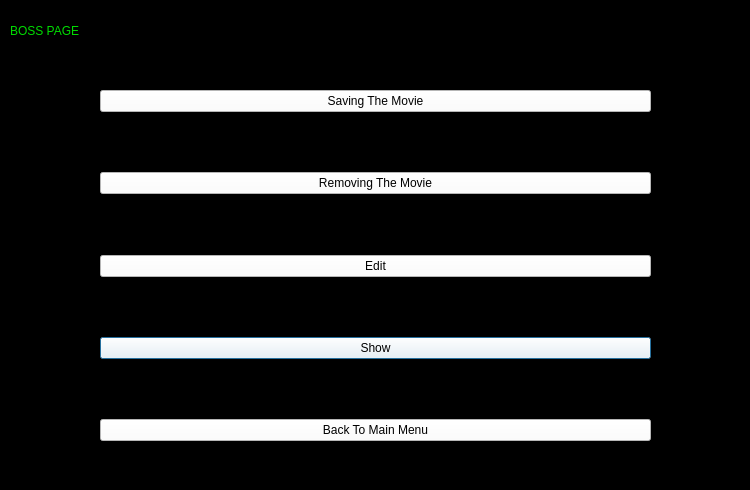
<?xml version="1.0" encoding="UTF-8"?>
<ui version="4.0">
 <class>Boss_page</class>
 <widget class="QDialog" name="Boss_page">
  <property name="geometry">
   <rect>
    <x>0</x>
    <y>0</y>
    <width>750</width>
    <height>490</height>
   </rect>
  </property>
  <property name="windowTitle">
   <string>Dialog</string>
  </property>
  <property name="styleSheet">
   <string notr="true">background-color: rgb(0, 0, 0);</string>
  </property>
  <widget class="QWidget" name="formLayoutWidget">
   <property name="geometry">
    <rect>
     <x>100</x>
     <y>90</y>
     <width>551</width>
     <height>351</height>
    </rect>
   </property>
   <layout class="QFormLayout" name="formLayout">
    <item row="6" column="0" colspan="2">
     <widget class="QPushButton" name="pushButton_4">
      <property name="styleSheet">
       <string notr="true">font: 13pt &quot;Pristina&quot;;
color: rgb(0, 0, 0);
background-color: rgb(255, 255, 255);
</string>
      </property>
      <property name="text">
       <string>Show</string>
      </property>
     </widget>
    </item>
    <item row="4" column="0" colspan="2">
     <widget class="QPushButton" name="pushButton_3">
      <property name="styleSheet">
       <string notr="true">font: 13pt &quot;Pristina&quot;;
color: rgb(0, 0, 0);
background-color: rgb(255, 255, 255);
</string>
      </property>
      <property name="text">
       <string>Edit</string>
      </property>
     </widget>
    </item>
    <item row="2" column="0" colspan="2">
     <widget class="QPushButton" name="pushButton_2">
      <property name="styleSheet">
       <string notr="true">font: 13pt &quot;Pristina&quot;;
color: rgb(0, 0, 0);
background-color: rgb(255, 255, 255);
</string>
      </property>
      <property name="text">
       <string>Removing The Movie</string>
      </property>
     </widget>
    </item>
    <item row="0" column="0" colspan="2">
     <widget class="QPushButton" name="pushButton">
      <property name="styleSheet">
       <string notr="true">font: 13pt &quot;Pristina&quot;;
color: rgb(0, 0, 0);
background-color: rgb(255, 255, 255);
</string>
      </property>
      <property name="text">
       <string>Saving The Movie</string>
      </property>
     </widget>
    </item>
    <item row="1" column="0">
     <spacer name="verticalSpacer">
      <property name="orientation">
       <enum>Qt::Vertical</enum>
      </property>
      <property name="sizeHint" stdset="0">
       <size>
        <width>20</width>
        <height>40</height>
       </size>
      </property>
     </spacer>
    </item>
    <item row="3" column="0">
     <spacer name="verticalSpacer_2">
      <property name="orientation">
       <enum>Qt::Vertical</enum>
      </property>
      <property name="sizeHint" stdset="0">
       <size>
        <width>20</width>
        <height>40</height>
       </size>
      </property>
     </spacer>
    </item>
    <item row="5" column="0">
     <spacer name="verticalSpacer_3">
      <property name="orientation">
       <enum>Qt::Vertical</enum>
      </property>
      <property name="sizeHint" stdset="0">
       <size>
        <width>20</width>
        <height>40</height>
       </size>
      </property>
     </spacer>
    </item>
    <item row="8" column="0" colspan="2">
     <widget class="QPushButton" name="pushButton_5">
      <property name="styleSheet">
       <string notr="true">font: 13pt &quot;Pristina&quot;;
color: rgb(0, 0, 0);
background-color: rgb(255, 255, 255);
</string>
      </property>
      <property name="text">
       <string>Back To Main Menu</string>
      </property>
     </widget>
    </item>
    <item row="7" column="0">
     <spacer name="verticalSpacer_4">
      <property name="orientation">
       <enum>Qt::Vertical</enum>
      </property>
      <property name="sizeHint" stdset="0">
       <size>
        <width>20</width>
        <height>40</height>
       </size>
      </property>
     </spacer>
    </item>
   </layout>
  </widget>
  <widget class="QLabel" name="label">
   <property name="geometry">
    <rect>
     <x>10</x>
     <y>10</y>
     <width>171</width>
     <height>41</height>
    </rect>
   </property>
   <property name="styleSheet">
    <string notr="true">color: rgb(0, 221, 0);
background-color: rgb(0, 0, 0);
font: 16pt &quot;Pristina&quot;;</string>
   </property>
   <property name="text">
    <string>BOSS PAGE</string>
   </property>
  </widget>
 </widget>
 <resources/>
 <connections/>
</ui>
